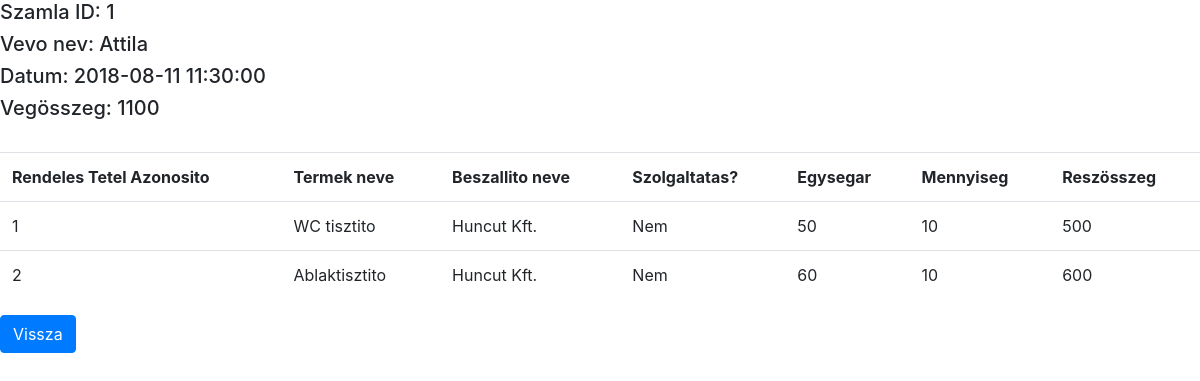
The app's page /billDetails.php?id=1 with its own data.
### tables this page shows
CREATE TABLE IF NOT EXISTS `szamlak` (
  `SzamlaID` int(10) UNSIGNED NOT NULL AUTO_INCREMENT,
  `VevoID` int(10) UNSIGNED DEFAULT NULL,
  `Datum` timestamp NOT NULL DEFAULT current_timestamp() ON UPDATE current_timestamp(),
  PRIMARY KEY (`SzamlaID`),
  KEY `VevoID` (`VevoID`)
);

CREATE TABLE IF NOT EXISTS `vevok` (
  `VevoID` int(10) UNSIGNED NOT NULL AUTO_INCREMENT,
  `nev` varchar(50) DEFAULT NULL,
  `email` varchar(50) DEFAULT NULL,
  `telefon` varchar(50) DEFAULT NULL,
  `cim` varchar(50) DEFAULT NULL,
  PRIMARY KEY (`VevoID`)
);

CREATE TABLE IF NOT EXISTS `rendelesek` (
  `RendelesekID` int(10) UNSIGNED NOT NULL AUTO_INCREMENT,
  `Term_szolgID` int(10) UNSIGNED DEFAULT NULL,
  `SzamlaID` int(10) UNSIGNED DEFAULT NULL,
  `Mennyiseg` int(11) DEFAULT NULL,
  PRIMARY KEY (`RendelesekID`),
  KEY `Term_szolgID` (`Term_szolgID`),
  KEY `SzamlaID` (`SzamlaID`)
);

CREATE TABLE IF NOT EXISTS `term_szolg` (
  `Term_szolgID` int(10) UNSIGNED NOT NULL AUTO_INCREMENT,
  `nev` varchar(50) DEFAULT NULL,
  `isSzolgaltatas` tinyint(1) DEFAULT NULL,
  `egysegar` int(11) DEFAULT NULL,
  `BeszallitoID` int(10) UNSIGNED DEFAULT NULL,
  `mennyiseg` int(11) DEFAULT NULL,
  PRIMARY KEY (`Term_szolgID`),
  KEY `BeszallitoID` (`BeszallitoID`)
);

CREATE TABLE IF NOT EXISTS `beszallitok` (
  `BeszallitoID` int(10) UNSIGNED NOT NULL AUTO_INCREMENT,
  `nev` varchar(50) DEFAULT NULL,
  `email` varchar(50) DEFAULT NULL,
  `telefon` varchar(50) DEFAULT NULL,
  `szekhely` varchar(50) DEFAULT NULL,
  PRIMARY KEY (`BeszallitoID`)
);

### billDetails.php (the view, shortened to what this page needs)
<?php
    $id = $_GET["id"];
    $conn = new mysqli("localhost", "root", "", "iwyrwv_testdb");
    $sql_query="
    SELECT s.SzamlaID, v.VevoID, v.nev, s.Datum, SUM((t.egysegar*r.Mennyiseg)) AS Összeg FROM szamlak s
    INNER JOIN rendelesek r ON s.SzamlaID = r.SzamlaID
    INNER JOIN term_szolg t ON t.Term_szolgID = r.Term_szolgID
    INNER JOIN vevok v ON v.VevoID = s.VevoID
    WHERE s.SzamlaID='$id'
    GROUP BY s.SzamlaID";
    $result_set=$conn->query($sql_query);
    if ($result_set->num_rows > 0){
        $row = $result_set->fetch_assoc();
        $vid = $row["VevoID"];
        $szid = $row["SzamlaID"];
        $nev = $row["nev"];
        $datum = $row["Datum"];
        $vegosszeg = $row["Összeg"];
        $sql_query="
        SELECT r.RendelesekID, t.nev, b.nev, t.isSzolgaltatas, t.egysegar, r.mennyiseg, (t.egysegar*r.Mennyiseg) AS Reszösszeg FROM rendelesek r
        INNER JOIN term_szolg t ON t.Term_szolgID = r.Term_szolgID
        INNER JOIN beszallitok b ON b.BeszallitoID = t.BeszallitoID
        WHERE r.SzamlaID=$szid";
        $result_set2=$conn->query($sql_query);
    }
?>
<!DOCTYPE html>
<html>
<head>
    <link rel="stylesheet" href="https://cdn.jsdelivr.net/npm/bootstrap@4.3.1/dist/css/bootstrap.min.css">
</head>
<body>
        <h5>Szamla ID: <?php echo $szid; ?></h5>
        <h5>Vevo nev: <?php echo $nev; ?></h5>
        <h5>Datum: <?php echo $datum; ?></h5>
        <h5>Vegösszeg: <?php echo $vegosszeg; ?></h5>
    <br>
    <table class="table">
    <tr>
        <th>Rendeles Tetel Azonosito</th>
        <th>Termek neve</th>
        <th>Beszallito neve</th>
        <th>Szolgaltatas?</th>
        <th>Egysegar</th>
        <th>Mennyiseg</th>
        <th>Reszösszeg</th>
    </tr>
    <?php
    if($result_set->num_rows > 0 && mysqli_num_rows($result_set2)>0)
    {
        while($row=mysqli_fetch_row($result_set2))
        {
            ?>
            <tr>
                <td><?php echo $row[0]; ?></td>
                <td><?php echo $row[1]; ?></td>
                <td><?php echo $row[2]; ?></td>
                <td><?php if($row[3] == 1) {echo "Igen";} else {echo "Nem";} ?></td>
                <td><?php echo $row[4]; ?></td>
                <td><?php echo $row[5]; ?></td>
                <td><?php echo $row[6]; ?></td>
            </tr>
            <?php
        }
    }
    else
    {
        ?>
        <tr>
        <th colspan="4">Nem talalhato Tetel a szamlaban</th>
        </tr>
        <?php
    }
        ?>
    </table>
    <a href="billsUserList.php?id=<?php echo $vid;?>" class="btn btn-primary">Vissza</a>
</body>
</html>

### records on screen
szamlak: SzamlaID "1", VevoID.nev "Attila", Datum "2018-08-11 11:30:00"
rendelesek: RendelesekID "1", Term_szolgID.nev "WC tisztito", beszallitok.nev "Huncut Kft.", Term_szolgID.egysegar "50", Mennyiseg "10", row "500"
rendelesek: RendelesekID "2", Term_szolgID.nev "Ablaktisztito", beszallitok.nev "Huncut Kft.", Term_szolgID.egysegar "60", Mennyiseg "10", row "600"

### other values on screen
$vegosszeg "1100"
